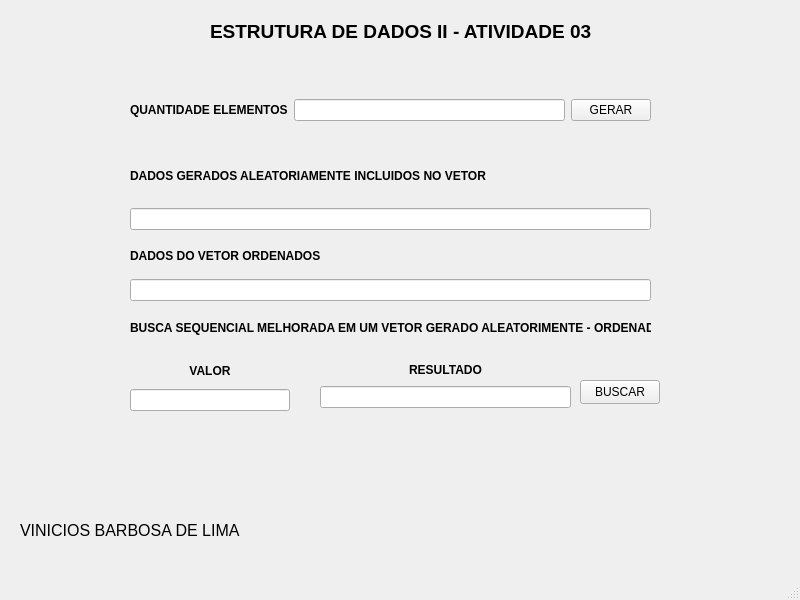
<?xml version="1.0" encoding="UTF-8"?>
<ui version="4.0">
 <class>MainWindow</class>
 <widget class="QMainWindow" name="MainWindow">
  <property name="geometry">
   <rect>
    <x>0</x>
    <y>0</y>
    <width>800</width>
    <height>600</height>
   </rect>
  </property>
  <property name="windowTitle">
   <string>MainWindow</string>
  </property>
  <widget class="QWidget" name="centralwidget">
   <widget class="QLabel" name="label">
    <property name="geometry">
     <rect>
      <x>210</x>
      <y>20</y>
      <width>381</width>
      <height>21</height>
     </rect>
    </property>
    <property name="text">
     <string>&lt;html&gt;&lt;head/&gt;&lt;body&gt;&lt;p&gt;&lt;span style=&quot; font-size:14pt; font-weight:700;&quot;&gt;ESTRUTURA DE DADOS II - ATIVIDADE 03&lt;/span&gt;&lt;/p&gt;&lt;/body&gt;&lt;/html&gt;</string>
    </property>
   </widget>
   <widget class="QWidget" name="horizontalLayoutWidget">
    <property name="geometry">
     <rect>
      <x>130</x>
      <y>70</y>
      <width>521</width>
      <height>80</height>
     </rect>
    </property>
    <layout class="QHBoxLayout" name="horizontalLayout">
     <item>
      <widget class="QLabel" name="label_2">
       <property name="text">
        <string>&lt;html&gt;&lt;head/&gt;&lt;body&gt;&lt;p&gt;&lt;span style=&quot; font-weight:700;&quot;&gt;QUANTIDADE ELEMENTOS&lt;/span&gt;&lt;/p&gt;&lt;/body&gt;&lt;/html&gt;</string>
       </property>
      </widget>
     </item>
     <item>
      <widget class="QLineEdit" name="input_entrada"/>
     </item>
     <item>
      <widget class="QPushButton" name="btn_entrada">
       <property name="text">
        <string>GERAR</string>
       </property>
      </widget>
     </item>
    </layout>
   </widget>
   <widget class="QWidget" name="verticalLayoutWidget">
    <property name="geometry">
     <rect>
      <x>130</x>
      <y>150</y>
      <width>521</width>
      <height>80</height>
     </rect>
    </property>
    <layout class="QVBoxLayout" name="verticalLayout">
     <item>
      <widget class="QLabel" name="label_3">
       <property name="text">
        <string>&lt;html&gt;&lt;head/&gt;&lt;body&gt;&lt;p&gt;&lt;span style=&quot; font-weight:700;&quot;&gt;DADOS GERADOS ALEATORIAMENTE INCLUIDOS NO VETOR&lt;/span&gt;&lt;/p&gt;&lt;/body&gt;&lt;/html&gt;</string>
       </property>
      </widget>
     </item>
     <item>
      <widget class="QLineEdit" name="saida"/>
     </item>
    </layout>
   </widget>
   <widget class="QWidget" name="verticalLayoutWidget_2">
    <property name="geometry">
     <rect>
      <x>130</x>
      <y>240</y>
      <width>521</width>
      <height>61</height>
     </rect>
    </property>
    <layout class="QVBoxLayout" name="verticalLayout_2">
     <item>
      <widget class="QLabel" name="label_4">
       <property name="text">
        <string>&lt;html&gt;&lt;head/&gt;&lt;body&gt;&lt;p&gt;&lt;span style=&quot; font-weight:700;&quot;&gt;DADOS DO VETOR ORDENADOS&lt;/span&gt;&lt;/p&gt;&lt;/body&gt;&lt;/html&gt;</string>
       </property>
      </widget>
     </item>
     <item>
      <widget class="QLineEdit" name="saida2">
       <property name="readOnly">
        <bool>true</bool>
       </property>
      </widget>
     </item>
    </layout>
   </widget>
   <widget class="QLabel" name="label_5">
    <property name="geometry">
     <rect>
      <x>130</x>
      <y>320</y>
      <width>521</width>
      <height>16</height>
     </rect>
    </property>
    <property name="text">
     <string>&lt;html&gt;&lt;head/&gt;&lt;body&gt;&lt;p&gt;&lt;span style=&quot; font-weight:700;&quot;&gt;BUSCA SEQUENCIAL MELHORADA EM UM VETOR GERADO ALEATORIMENTE - ORDENADO&lt;/span&gt;&lt;/p&gt;&lt;/body&gt;&lt;/html&gt;</string>
    </property>
   </widget>
   <widget class="QWidget" name="verticalLayoutWidget_3">
    <property name="geometry">
     <rect>
      <x>130</x>
      <y>360</y>
      <width>160</width>
      <height>51</height>
     </rect>
    </property>
    <layout class="QVBoxLayout" name="verticalLayout_3">
     <item>
      <widget class="QLabel" name="label_6">
       <property name="text">
        <string>&lt;html&gt;&lt;head/&gt;&lt;body&gt;&lt;p align=&quot;center&quot;&gt;&lt;span style=&quot; font-weight:700;&quot;&gt;VALOR&lt;/span&gt;&lt;/p&gt;&lt;/body&gt;&lt;/html&gt;</string>
       </property>
      </widget>
     </item>
     <item>
      <widget class="QLineEdit" name="input_valor"/>
     </item>
    </layout>
   </widget>
   <widget class="QWidget" name="verticalLayoutWidget_4">
    <property name="geometry">
     <rect>
      <x>320</x>
      <y>360</y>
      <width>251</width>
      <height>48</height>
     </rect>
    </property>
    <layout class="QVBoxLayout" name="verticalLayout_4">
     <item>
      <widget class="QLabel" name="label_7">
       <property name="text">
        <string>&lt;html&gt;&lt;head/&gt;&lt;body&gt;&lt;p align=&quot;center&quot;&gt;&lt;span style=&quot; font-weight:700;&quot;&gt;RESULTADO&lt;/span&gt;&lt;/p&gt;&lt;/body&gt;&lt;/html&gt;</string>
       </property>
      </widget>
     </item>
     <item>
      <widget class="QLineEdit" name="input_result">
       <property name="readOnly">
        <bool>true</bool>
       </property>
      </widget>
     </item>
    </layout>
   </widget>
   <widget class="QPushButton" name="btn_buscar">
    <property name="geometry">
     <rect>
      <x>580</x>
      <y>380</y>
      <width>80</width>
      <height>24</height>
     </rect>
    </property>
    <property name="text">
     <string>BUSCAR</string>
    </property>
   </widget>
   <widget class="QLabel" name="label_8">
    <property name="geometry">
     <rect>
      <x>20</x>
      <y>520</y>
      <width>231</width>
      <height>21</height>
     </rect>
    </property>
    <property name="text">
     <string>&lt;html&gt;&lt;head/&gt;&lt;body&gt;&lt;p&gt;&lt;span style=&quot; font-size:12pt;&quot;&gt;VINICIOS BARBOSA DE LIMA&lt;/span&gt;&lt;/p&gt;&lt;/body&gt;&lt;/html&gt;</string>
    </property>
   </widget>
  </widget>
  <widget class="QMenuBar" name="menubar">
   <property name="geometry">
    <rect>
     <x>0</x>
     <y>0</y>
     <width>800</width>
     <height>21</height>
    </rect>
   </property>
  </widget>
  <widget class="QStatusBar" name="statusbar"/>
 </widget>
 <resources/>
 <connections/>
</ui>
